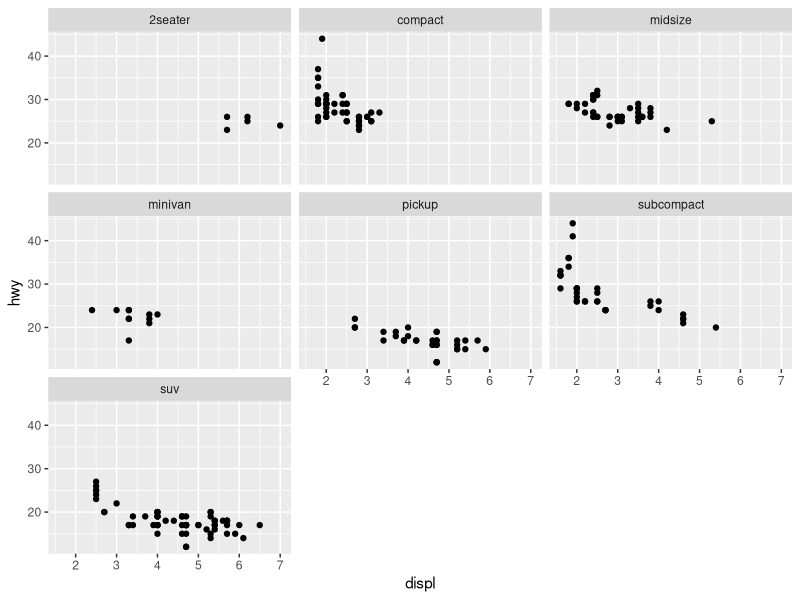
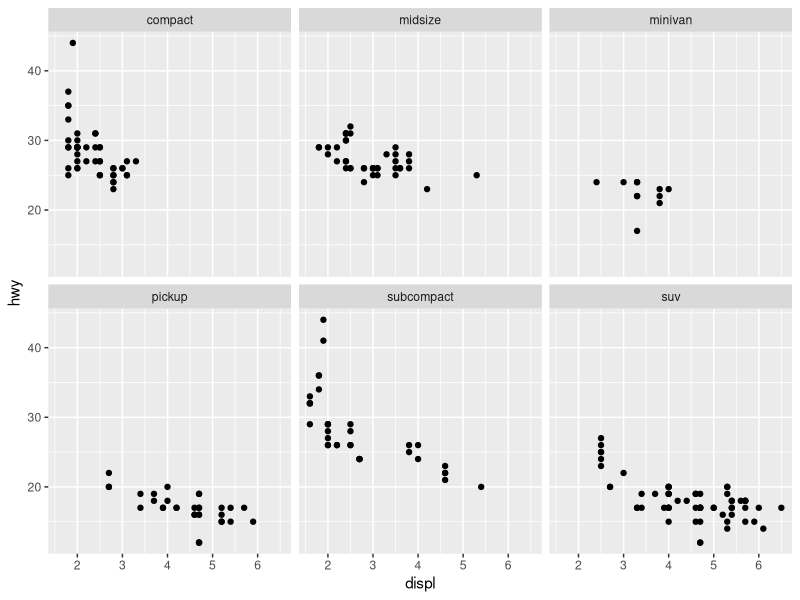
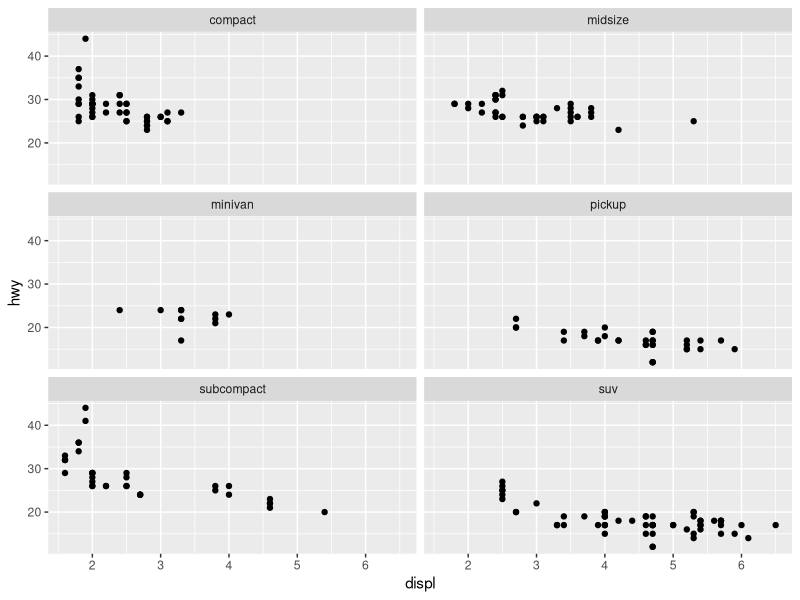
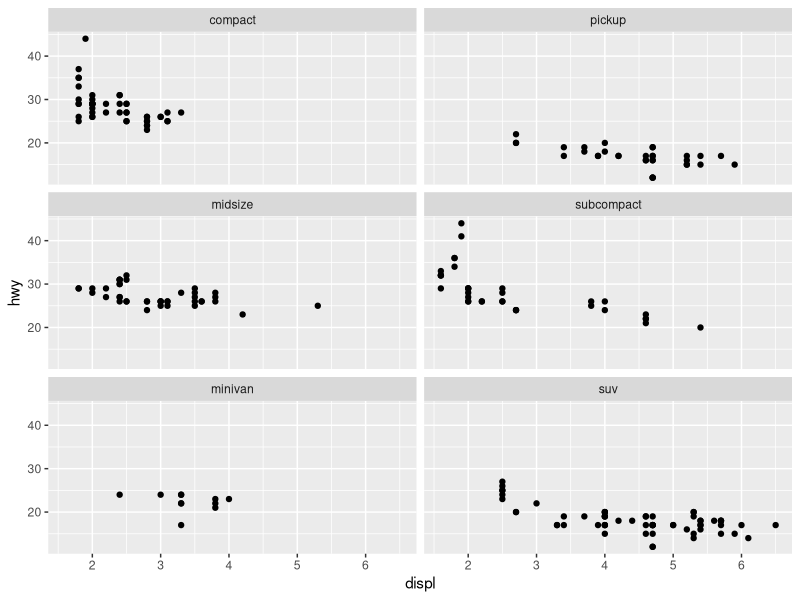
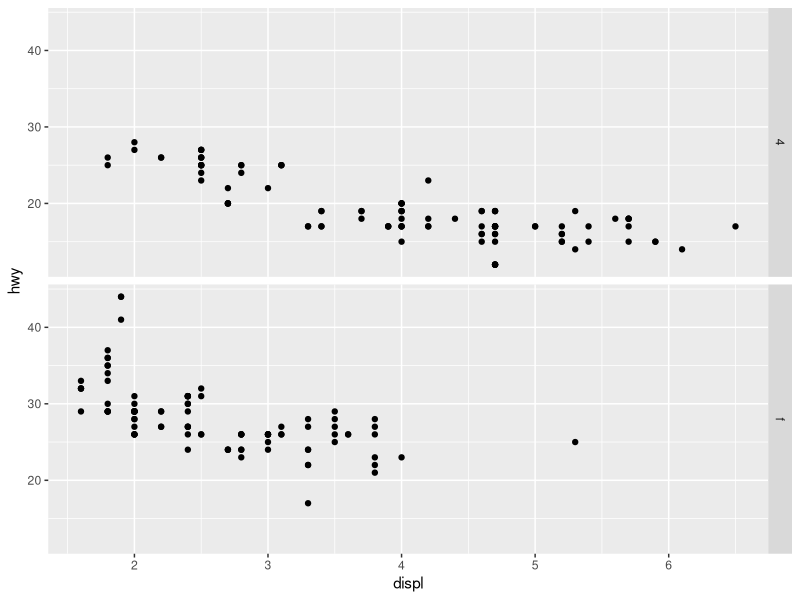
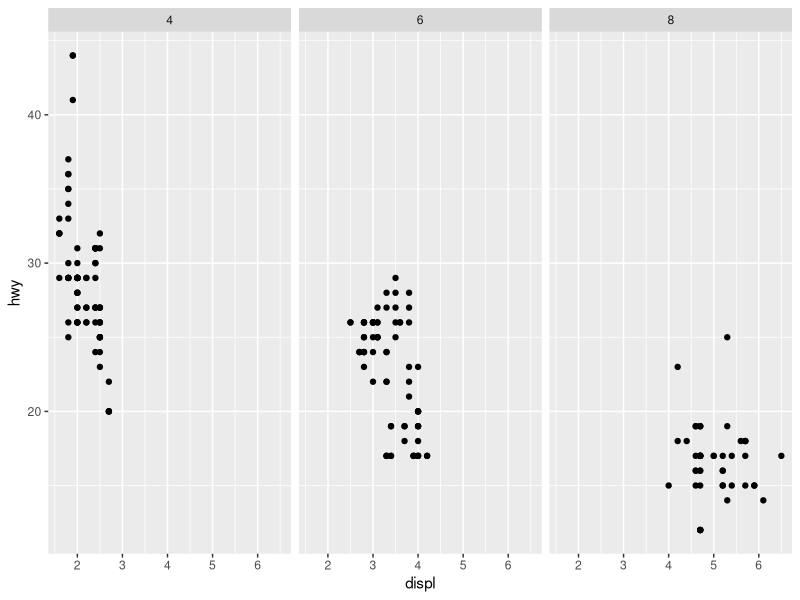
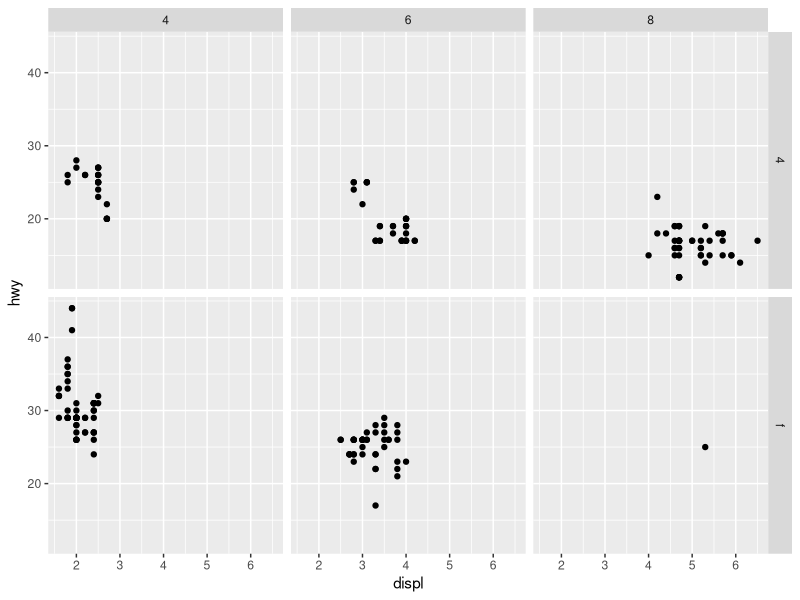
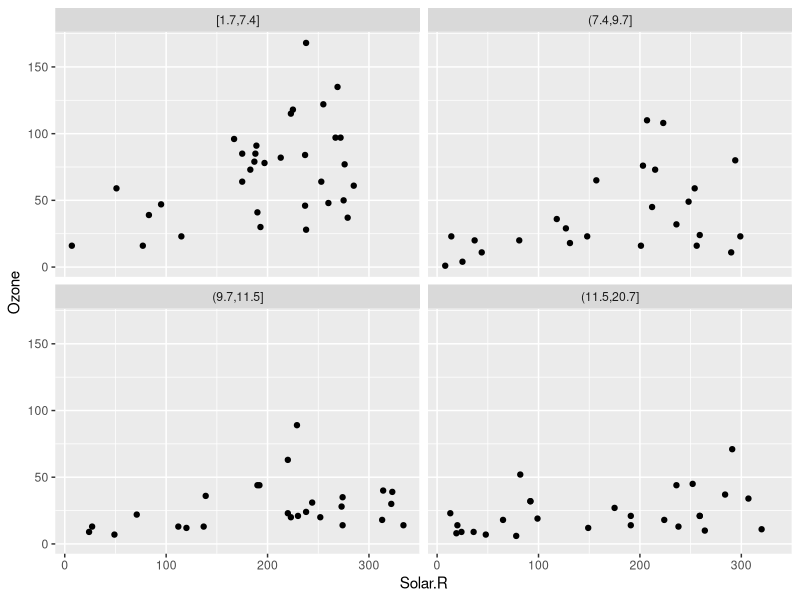

These figures' R source, in order:
library(tidyverse)
ggplot(data=mpg) + 
  geom_point(mapping=aes(x=displ, y=hwy)) + 
  facet_wrap(~ class)

# class변수의 2seater를 제거하고 그래프 출력
mpg %>% filter(class != "2seater") %>%
ggplot() + 
  geom_point(mapping=aes(x=displ, y=hwy)) + 
  facet_wrap(~ class)

# 패널 배치 조절
# facet_wrap
pp <- mpg %>%
  filter(class != "2seater") %>%
  ggplot() +
  geom_point(mapping=aes(x=displ, y=hwy))
pp + facet_wrap(~class, ncol=2)
pp + facet_wrap(~class, ncol=2, dir="v")

# facet_grid
my_plot <- mpg %>%
  filter(cyl != 5, drv != "r") %>%
  ggplot() +
  geom_point(mapping=aes(x=displ, y=hwy))

my_plot + facet_grid(drv ~ .)
my_plot + facet_grid(. ~ cyl)
my_plot + facet_grid(drv ~ cyl)


air_1 <-airquality %>% mutate(Wind_d = cut_number(Wind,4))
air_1 %>% ggplot() +
  geom_point(mapping=aes(x=Solar.R,y=Ozone)) +
  facet_wrap(~Wind_d)

air_1 %>%
  ggplot() +
  geom_point(mapping=aes(x=Solar.R,y=Ozone, color=Wind_d,
                         size=Wind_d))
